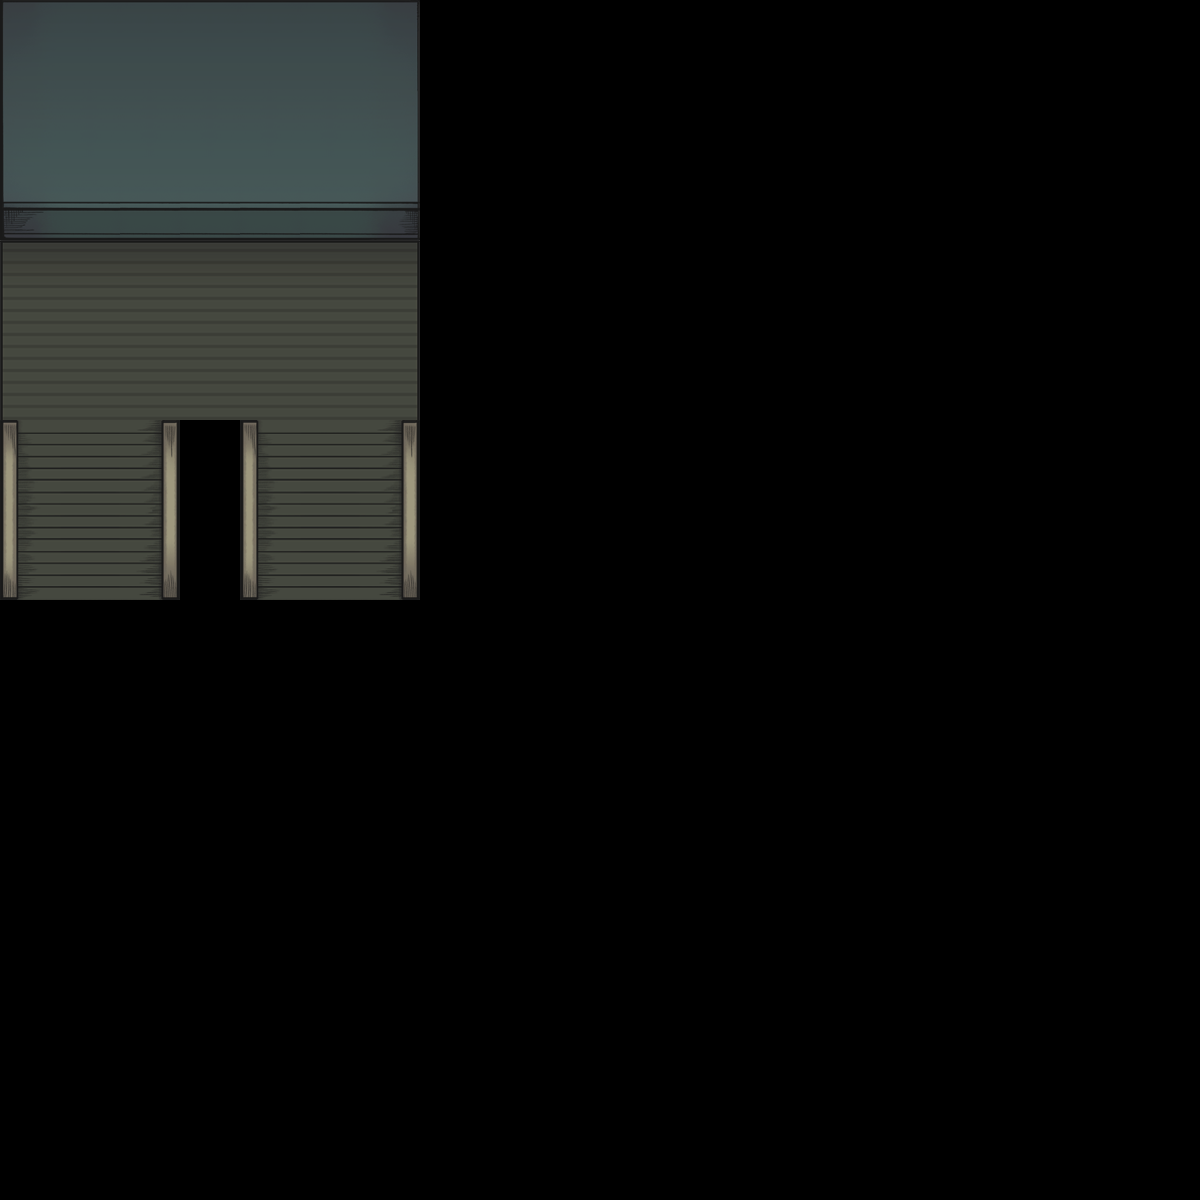

This is a level from a 2D game, rendered from its Tiled map with the project's own tilesets. A one-line summary and the map file follow, with tile-layer data summarised:
An orthogonal 20x20 tile map with 60x60 px tiles, 1 tile layer (圖塊層 1), 3 tilesets.

<map version="1.0" orientation="orthogonal" renderorder="left-up" width="20" height="20" tilewidth="60" tileheight="60" nextobjectid="1">
 <tileset firstgid="1" name="stairs" tilewidth="60" tileheight="60" tilecount="9">
  <image source="../img/1-1_Stairwell_stairs.png" trans="ff00ff" width="180" height="180" />
 </tileset>
 <tileset firstgid="10" name="wall" tilewidth="60" tileheight="60" tilecount="12">
  <image source="../img/1-1_Stairwell_wall.png" trans="ff00ff" width="180" height="240" />
 </tileset>
 <tileset firstgid="22" name="floor" tilewidth="60" tileheight="60" tilecount="9">
  <image source="../img/1-1_Stairwell_floor.png" trans="ff00ff" width="180" height="180" />
 </tileset>
 <layer name="圖塊層 1" width="20" height="20">
  <data>[400 cells, 67 non-empty, 27 distinct tile ids]</data>
 </layer>
</map>
